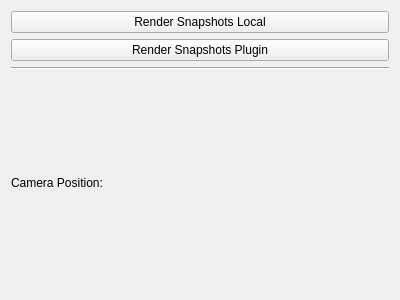
<?xml version="1.0" encoding="UTF-8"?>
<ui version="4.0">
  <class>ExampleGui</class>
  <widget class="QWidget" name="ExampleGui">
    <property name="geometry">
      <rect>
        <x>0</x>
        <y>0</y>
        <width>400</width>
        <height>300</height>
      </rect>
    </property>
    <property name="windowTitle">
      <string>Webinar Example | v1.0</string>
    </property>
    <property name="group" stdset="0">
      <string>Scripts</string>
    </property>
    <property name="styleSheet">
      <string>
        QLabel:disabled {
          color: #909090
        }
      </string>
    </property>

    <layout class="QVBoxLayout" name="mainLayout">

      <item>
        <widget class="QPushButton" name="_render_snapshots_local">
          <property name="text">
            <string>Render Snapshots Local</string>
          </property>
        </widget>
      </item>

      <item>
        <widget class="QPushButton" name="_render_snapshots_plugin">
          <property name="text">
            <string>Render Snapshots Plugin</string>
          </property>
        </widget>
      </item>

      <!--Horizontal Line-->
      <item>
        <widget class="Line" name="line">
          <property name="orientation">
            <enum>Qt::Horizontal</enum>
          </property>
        </widget>
      </item>

      <!--Camera Position-->
      <item>
        <widget class="QLabel" name="_camera_label">
          <property name="text">
            <string>Camera Position:</string>
          </property>
        </widget>
      </item>

    </layout>
  </widget>

  <resources/>

  <connections/>
</ui>
